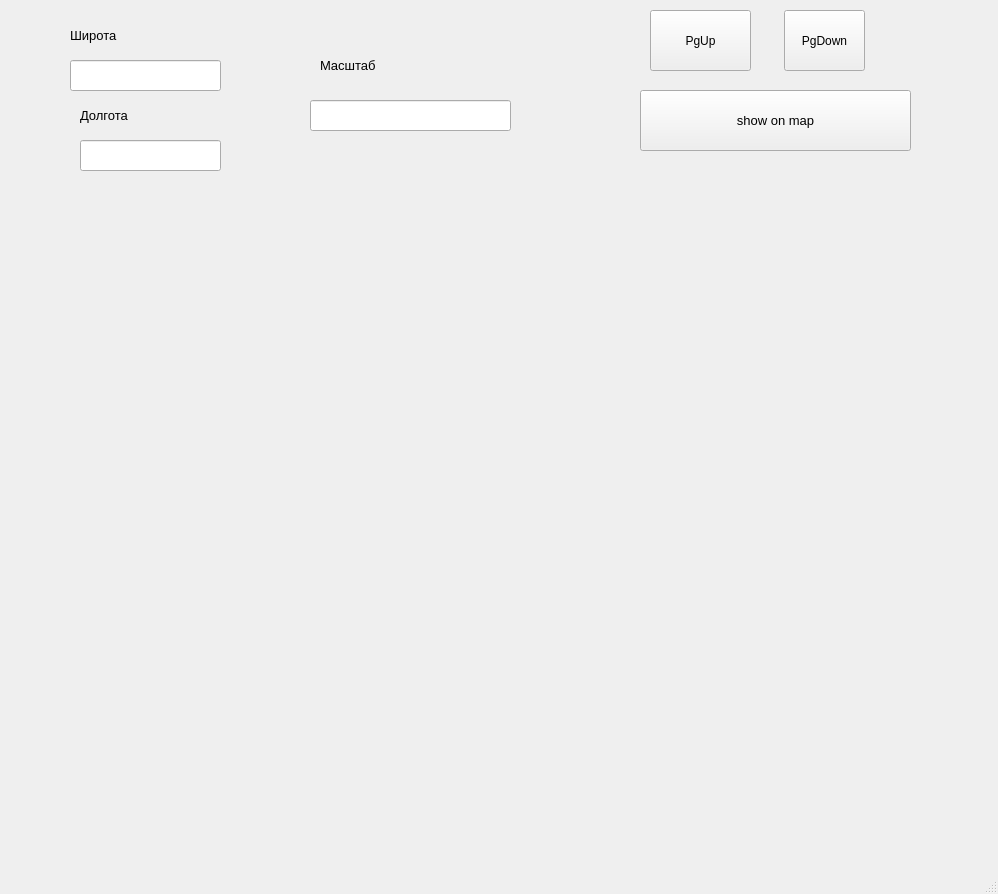
<?xml version="1.0" encoding="UTF-8"?>
<ui version="4.0">
 <class>MainWindow</class>
 <widget class="QMainWindow" name="MainWindow">
  <property name="geometry">
   <rect>
    <x>0</x>
    <y>0</y>
    <width>998</width>
    <height>894</height>
   </rect>
  </property>
  <property name="windowTitle">
   <string>MainWindow</string>
  </property>
  <widget class="QWidget" name="centralwidget">
   <widget class="QLineEdit" name="lat">
    <property name="geometry">
     <rect>
      <x>70</x>
      <y>60</y>
      <width>151</width>
      <height>31</height>
     </rect>
    </property>
   </widget>
   <widget class="QLabel" name="label">
    <property name="geometry">
     <rect>
      <x>70</x>
      <y>10</y>
      <width>171</width>
      <height>51</height>
     </rect>
    </property>
    <property name="font">
     <font>
      <pointsize>10</pointsize>
     </font>
    </property>
    <property name="text">
     <string>Широта</string>
    </property>
   </widget>
   <widget class="QLabel" name="label_2">
    <property name="geometry">
     <rect>
      <x>320</x>
      <y>50</y>
      <width>171</width>
      <height>31</height>
     </rect>
    </property>
    <property name="font">
     <font>
      <pointsize>10</pointsize>
     </font>
    </property>
    <property name="text">
     <string>Масштаб</string>
    </property>
   </widget>
   <widget class="QLineEdit" name="spn">
    <property name="geometry">
     <rect>
      <x>310</x>
      <y>100</y>
      <width>201</width>
      <height>31</height>
     </rect>
    </property>
   </widget>
   <widget class="QLabel" name="pic">
    <property name="geometry">
     <rect>
      <x>90</x>
      <y>180</y>
      <width>761</width>
      <height>561</height>
     </rect>
    </property>
    <property name="text">
     <string/>
    </property>
   </widget>
   <widget class="QPushButton" name="sh">
    <property name="geometry">
     <rect>
      <x>640</x>
      <y>90</y>
      <width>271</width>
      <height>61</height>
     </rect>
    </property>
    <property name="font">
     <font>
      <pointsize>10</pointsize>
     </font>
    </property>
    <property name="text">
     <string>show on map</string>
    </property>
   </widget>
   <widget class="QLabel" name="res">
    <property name="geometry">
     <rect>
      <x>50</x>
      <y>760</y>
      <width>701</width>
      <height>61</height>
     </rect>
    </property>
    <property name="text">
     <string/>
    </property>
   </widget>
   <widget class="QPushButton" name="up">
    <property name="geometry">
     <rect>
      <x>650</x>
      <y>10</y>
      <width>101</width>
      <height>61</height>
     </rect>
    </property>
    <property name="text">
     <string>PgUp</string>
    </property>
   </widget>
   <widget class="QPushButton" name="down">
    <property name="geometry">
     <rect>
      <x>784</x>
      <y>10</y>
      <width>81</width>
      <height>61</height>
     </rect>
    </property>
    <property name="text">
     <string>PgDown</string>
    </property>
   </widget>
   <widget class="QLabel" name="label_3">
    <property name="geometry">
     <rect>
      <x>80</x>
      <y>100</y>
      <width>141</width>
      <height>31</height>
     </rect>
    </property>
    <property name="font">
     <font>
      <pointsize>10</pointsize>
     </font>
    </property>
    <property name="text">
     <string>Долгота</string>
    </property>
   </widget>
   <widget class="QLineEdit" name="lon">
    <property name="geometry">
     <rect>
      <x>80</x>
      <y>140</y>
      <width>141</width>
      <height>31</height>
     </rect>
    </property>
   </widget>
  </widget>
  <widget class="QMenuBar" name="menubar">
   <property name="geometry">
    <rect>
     <x>0</x>
     <y>0</y>
     <width>998</width>
     <height>21</height>
    </rect>
   </property>
  </widget>
  <widget class="QStatusBar" name="statusbar"/>
 </widget>
 <resources/>
 <connections/>
</ui>
